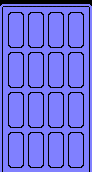

This is a level from a 2D game, rendered from its Tiled map with the project's own tilesets. A one-line summary and the complete map file follow:
An orthogonal 23x43 tile map with 4x4 px tiles, 1 tile layer (Capa de Patrones 1), 2 tilesets.

<map version="1.0" orientation="orthogonal" renderorder="right-down" width="23" height="43" tilewidth="4" tileheight="4" nextobjectid="1">
 <tileset firstgid="1" name="table-tiles" tilewidth="4" tileheight="4" tilecount="17" columns="17">
  <image source="table-tiles.png" width="68" height="4" />
 </tileset>
 <tileset firstgid="18" name="table-tiles" tilewidth="4" tileheight="4" tilecount="17" columns="17">
  <image source="table-tiles.png" width="68" height="4" />
 </tileset>
 <layer name="Capa de Patrones 1" width="23" height="43" offsetx="0" offsety="4">
  <data encoding="csv">
1,2,2,2,2,2,2,2,2,2,2,2,2,2,2,2,2,2,2,2,2,2,3,
4,5,5,5,5,5,5,5,5,5,5,5,5,5,5,5,5,5,5,5,5,5,6,
4,5,10,11,11,12,5,10,11,11,12,5,10,11,11,12,5,10,11,11,12,5,6,
4,5,16,5,5,17,5,16,5,5,17,5,16,5,5,17,5,16,5,5,17,5,6,
4,5,16,5,5,17,5,16,5,5,17,5,16,5,5,17,5,16,5,5,17,5,6,
4,5,16,5,5,17,5,16,5,5,17,5,16,5,5,17,5,16,5,5,17,5,6,
4,5,16,5,5,17,5,16,5,5,17,5,16,5,5,17,5,16,5,5,17,5,6,
4,5,16,5,5,17,5,16,5,5,17,5,16,5,5,17,5,16,5,5,17,5,6,
4,5,16,5,5,17,5,16,5,5,17,5,16,5,5,17,5,16,5,5,17,5,6,
4,5,16,5,5,17,5,16,5,5,17,5,16,5,5,17,5,16,5,5,17,5,6,
4,5,13,14,14,15,5,13,14,14,15,5,13,14,14,15,5,13,14,14,15,5,6,
4,5,5,5,5,5,5,5,5,5,5,5,5,5,5,5,5,5,5,5,5,5,6,
4,5,10,11,11,12,5,10,11,11,12,5,10,11,11,12,5,10,11,11,12,5,6,
4,5,16,5,5,17,5,16,5,5,17,5,16,5,5,17,5,16,5,5,17,5,6,
4,5,16,5,5,17,5,16,5,5,17,5,16,5,5,17,5,16,5,5,17,5,6,
4,5,16,5,5,17,5,16,5,5,17,5,16,5,5,17,5,16,5,5,17,5,6,
4,5,16,5,5,17,5,16,5,5,17,5,16,5,5,17,5,16,5,5,17,5,6,
4,5,16,5,5,17,5,16,5,5,17,5,16,5,5,17,5,16,5,5,17,5,6,
4,5,16,5,5,17,5,16,5,5,17,5,16,5,5,17,5,16,5,5,17,5,6,
4,5,16,5,5,17,5,16,5,5,17,5,16,5,5,17,5,16,5,5,17,5,6,
4,5,13,14,14,15,5,13,14,14,15,5,13,14,14,15,5,13,14,14,15,5,6,
4,5,5,5,5,5,5,5,5,5,5,5,5,5,5,5,5,5,5,5,5,5,6,
4,5,10,11,11,12,5,10,11,11,12,5,10,11,11,12,5,10,11,11,12,5,6,
4,5,16,5,5,17,5,16,5,5,17,5,16,5,5,17,5,16,5,5,17,5,6,
4,5,16,5,5,17,5,16,5,5,17,5,16,5,5,17,5,16,5,5,17,5,6,
4,5,16,5,5,17,5,16,5,5,17,5,16,5,5,17,5,16,5,5,17,5,6,
4,5,16,5,5,17,5,16,5,5,17,5,16,5,5,17,5,16,5,5,17,5,6,
4,5,16,5,5,17,5,16,5,5,17,5,16,5,5,17,5,16,5,5,17,5,6,
4,5,16,5,5,17,5,16,5,5,17,5,16,5,5,17,5,16,5,5,17,5,6,
4,5,16,5,5,17,5,16,5,5,17,5,16,5,5,17,5,16,5,5,17,5,6,
4,5,13,14,14,15,5,13,14,14,15,5,13,14,14,15,5,13,14,14,15,5,6,
4,5,5,5,5,5,5,5,5,5,5,5,5,5,5,5,5,5,5,5,5,5,6,
4,5,10,11,11,12,5,10,11,11,12,5,10,11,11,12,5,10,11,11,12,5,6,
4,5,16,5,5,17,5,16,5,5,17,5,16,5,5,17,5,16,5,5,17,5,6,
4,5,16,5,5,17,5,16,5,5,17,5,16,5,5,17,5,16,5,5,17,5,6,
4,5,16,5,5,17,5,16,5,5,17,5,16,5,5,17,5,16,5,5,17,5,6,
4,5,16,5,5,17,5,16,5,5,17,5,16,5,5,17,5,16,5,5,17,5,6,
4,5,16,5,5,17,5,16,5,5,17,5,16,5,5,17,5,16,5,5,17,5,6,
4,5,16,5,5,17,5,16,5,5,17,5,16,5,5,17,5,16,5,5,17,5,6,
4,5,16,5,5,17,5,16,5,5,17,5,16,5,5,17,5,16,5,5,17,5,6,
4,5,13,14,14,15,5,13,14,14,15,5,13,14,14,15,5,13,14,14,15,5,6,
4,5,5,5,5,5,5,5,5,5,5,5,5,5,5,5,5,5,5,5,5,5,6,
7,8,8,8,8,8,8,8,8,8,8,8,8,8,8,8,8,8,8,8,8,8,9
</data>
 </layer>
</map>
